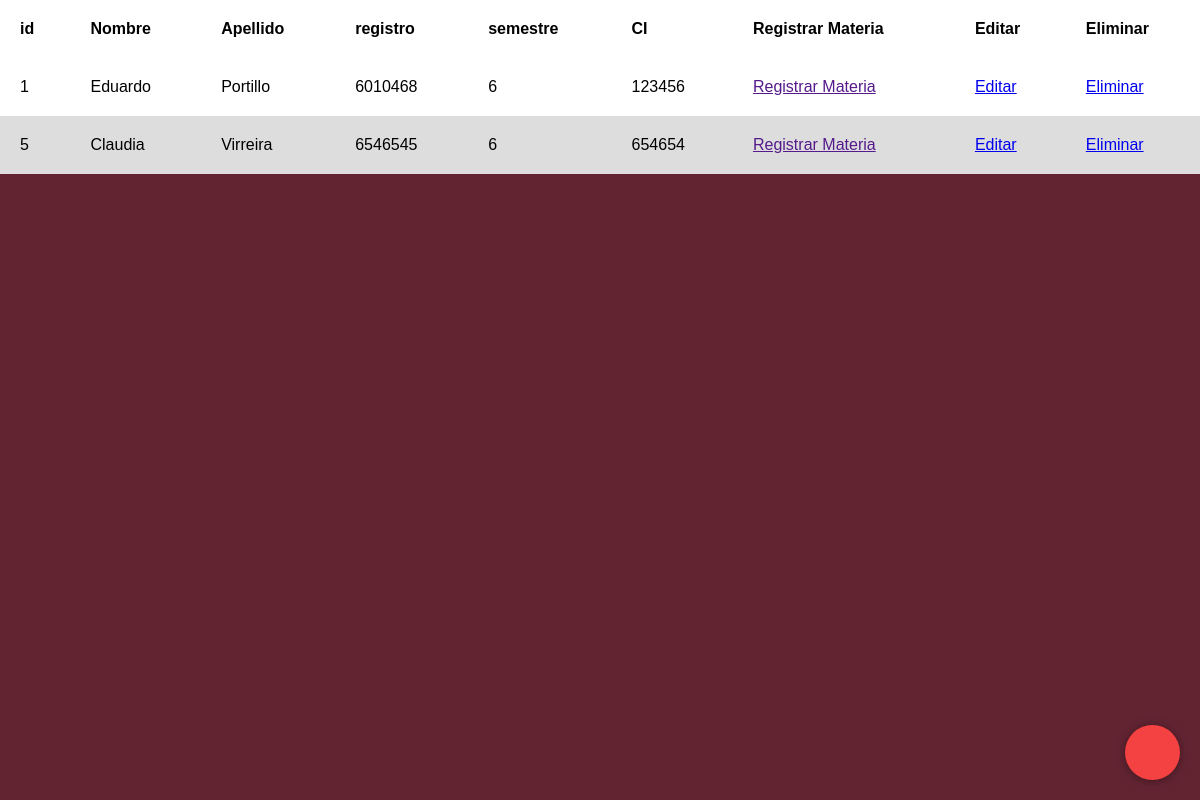
/entidades/, run on the app's committed database.
### entidades/models/alumno.py (models this page shows, shortened)
class Alumno(models.Model):
    GENEROS_CHOICES = [
        (1, 'Masculino'),
        (0, 'Indefinido'),
        (-1, 'Femenino')
    ]
    nombres = models.CharField(max_length=200)
    apellidos = models.CharField(max_length=200)
    registro = models.IntegerField()
    semestre = models.IntegerField()
    edad = models.IntegerField()
    ci = models.IntegerField()
    genero = models.IntegerField(choices=GENEROS_CHOICES)

### entidades/views/alumno_views.py (the view)
# urls.py: path('', alumno_views.index, name="alumno.index"),
def index(request):
    alumno_list = Alumno.objects.all()
    template = loader.get_template('alumnos/index.html')
    context = {
        'alumno_list': alumno_list
    }
    return HttpResponse(template.render(context, request))

### templates/alumnos/index.html (shortened to what this page needs)
<!DOCTYPE html>
<html lang="en">
<head>
</head>
<body>
<div class="container">
    <div class="redes">
    </div>
    <div class="btn-mas">
        <label for="btn-mas" class="fa fa-plus"></label>
    </div>
</div>
<table>
    <tr>
        <th>id</th>
        <th>Nombre</th>
        <th>Apellido</th>
        <th>registro</th>
        <th>semestre</th>
        <th>CI</th>
        <th>Registrar Materia</th>
        <th>Editar</th>
        <th>Eliminar</th>
    </tr>
    <tbody>
    {% for alumno in alumno_list %}
        <tr>
            <td>{{ alumno.pk }}</td>
            <td>{{ alumno.nombres }}</td>
            <td>{{ alumno.apellidos }}</td>
            <td>{{ alumno.registro }}</td>
            <td>{{ alumno.semestre }}</td>
            <td>{{ alumno.ci }}</td>
            <td>
                <a href="">Registrar Materia</a>
            </td>
            <td>
                <a href="{% url 'entidades:alumno.edit' alumno.pk %}">Editar</a>
            </td>
            <td>
                <a onclick="return confirm('Está seguro que desea eliminar?')"
                        href="{% url 'entidades:alumno.delete' alumno.pk %}">Eliminar
                </a>
            </td>
        </tr>
    {% endfor %}
    </tbody>
</table>
</body>
</html>

### templates/alumnos/index.html (style rules this page uses)
body { background-color: #632432; font-family: Arial; }
table { background-color: white; text-align: left; border-collapse: collapse; width: 100%; }
th, td { padding: 20px; }
tr:nth-child(even) { background-color: #ddd; }
* { margin: 0; padding: 0; box-sizing: border-box; }
.container { position: fixed; bottom: 20px; right: 20px; }
.redes a, .btn-mas label { display: block; text-decoration: none; background: #cc2b2b; color: #fff; width: 55px; height: 55px; line-height: 55px; text-align: center; border-radius: 50%; box-shadow: 0px 1px 10px rgba(0, 0, 0, 0.4); transition: all 500ms ease; }
.btn-mas label { cursor: pointer; background: #f44141; font-size: 23px; }

### data on the page
Alumno: pk "1", nombres "Eduardo", apellidos "Portillo", registro "6010468", semestre "6", ci "123456"
Alumno: pk "5", nombres "Claudia", apellidos "Virreira", registro "6546545", semestre "6", ci "654654"
